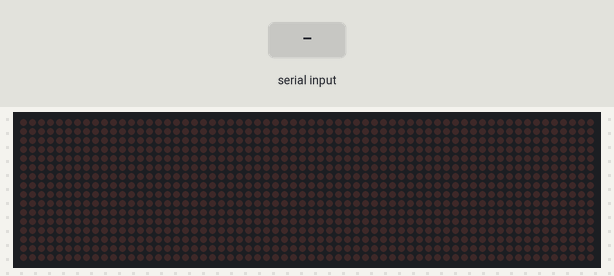
A sketch run on a simulated Arduino Uno, built with avr-gcc and run on an emulated ATmega328P. Parts: 64×16 LED matrix. The inputs (shaded band) are chosen by the test bench. What the sketch prints to the serial monitor is not drawn.

Above: at 1.2 s.
1.3 s: "+\n" received over Serial
2.8 s: "90/45\n" received over Serial
At 3.6 s:
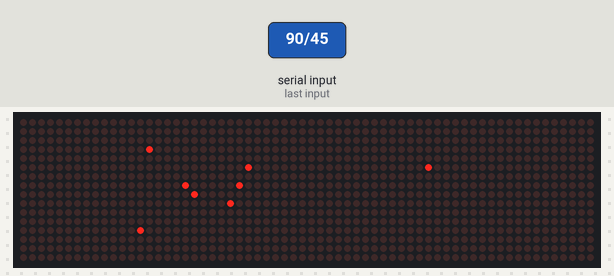
Timing chart, 0 to 5.8 s (numbered marks = the images above; inputs shaded):
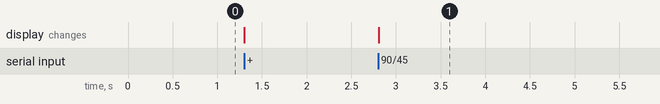

Measured:
- after the input at 2.8 s, the display: changes at once (image 1)

The sketch:

punchcard_display.ino
```cpp
#include <SPI.h>
#include <DMD2.h>

SoftDMD dmd(2, 1);  // Two 32x16 panels = 64x16

const int rows = 10;
const int boxTopY = 3;
const int colSpacing = 1;
String inputLine = "";

// Corrected punchDigits: One hole per digit at the correct row
const byte punchDigits[10][rows] = {
  {1,0,0,0,0,0,0,0,0,0}, // 0: hole at row 0
  {0,1,0,0,0,0,0,0,0,0}, // 1: hole at row 1
  {0,0,1,0,0,0,0,0,0,0}, // 2: hole at row 2
  {0,0,0,1,0,0,0,0,0,0}, // 3: hole at row 3
  {0,0,0,0,1,0,0,0,0,0}, // 4: hole at row 4
  {0,0,0,0,0,1,0,0,0,0}, // 5: hole at row 5
  {0,0,0,0,0,0,1,0,0,0}, // 6: hole at row 6
  {0,0,0,0,0,0,0,1,0,0}, // 7: hole at row 7
  {0,0,0,0,0,0,0,0,1,0}, // 8: hole at row 8
  {0,0,0,0,0,0,0,0,0,1}  // 9: hole at row 9
};

void drawDigitPunch(int digit, int xOffset) {
  if (digit < 0 || digit > 9) return;
  for (int y = 0; y < rows; y++)
    dmd.setPixel(xOffset, boxTopY + y, punchDigits[digit][y]);
}

// Rest of the code remains unchanged...

void drawPunchNumber(const char* number, int xStart, int maxWidth) {
  int i = 0;
  while (number[i] && (xStart + i * colSpacing) < (xStart + maxWidth)) {
    char ch = number[i];
    if (ch >= '0' && ch <= '9')
      drawDigitPunch(ch - '0', xStart + i * colSpacing);
    i++;
  }
}

void drawOperatorSymbol(char op, int x) {
  switch (op) {
    case '+':
      dmd.setPixel(x+1, boxTopY+3, 1);
      dmd.setPixel(x+1, boxTopY+4, 1);
      dmd.setPixel(x+1, boxTopY+5, 1);
      dmd.setPixel(x,   boxTopY+4, 1);
      dmd.setPixel(x+2, boxTopY+4, 1);
      break;
    case '-':
      dmd.setPixel(x,   boxTopY+4, 1);
      dmd.setPixel(x+1, boxTopY+4, 1);
      dmd.setPixel(x+2, boxTopY+4, 1);
      break;
    case '*':
      dmd.setPixel(x,   boxTopY+3, 1);
      dmd.setPixel(x+2, boxTopY+3, 1);
      dmd.setPixel(x+1, boxTopY+4, 1);
      dmd.setPixel(x,   boxTopY+5, 1);
      dmd.setPixel(x+2, boxTopY+5, 1);
      break;
    case '/':
      dmd.setPixel(x+2, boxTopY+2, 1);
      dmd.setPixel(x+1, boxTopY+4, 1);
      dmd.setPixel(x,   boxTopY+6, 1);
      break;
  }
}

void displayEquation(String num1, char op, String num2, String result) {
  dmd.clearScreen();
  int startX_input = 13;
  int startX_sum = 45;

  drawPunchNumber(num1.c_str(), startX_input + 0, 5);
  drawPunchNumber(num2.c_str(), startX_input + 5, 5);
  drawOperatorSymbol(op,        startX_input + 10);

  drawPunchNumber(result.c_str(), startX_sum, 64 - startX_sum);
}

String calculate(String num1, char op, String num2) {
  long a = num1.toInt();
  long b = num2.toInt();
  long result;

  if (op == '+') result = a + b;
  else if (op == '-') result = a - b;
  else if (op == '*') result = a * b;
  else if (op == '/') {
    if (b == 0) return "ERR";
    result = a / b;
  } else return "ERR";

  return String(result);
}

void parseAndDisplay(String input) {
  input.trim();
  int opIndex = input.indexOf('+');
  if (opIndex == -1) opIndex = input.indexOf('-');
  if (opIndex == -1) opIndex = input.indexOf('*');
  if (opIndex == -1) opIndex = input.indexOf('/');

  if (opIndex == -1 || opIndex == 0 || opIndex == input.length()-1) {
    displayEquation("0", '?', "0", "ERR");
    return;
  }

  String num1 = input.substring(0, opIndex);
  char op = input.charAt(opIndex);
  String num2 = input.substring(opIndex + 1);

  String result = calculate(num1, op, num2);
  displayEquation(num1, op, num2, result);
}

void setup() {
  Serial.begin(9600);
  dmd.begin();
  dmd.setBrightness(100);
  dmd.clearScreen();
  Serial.println("Punchcard Calculator Ready!");
  Serial.println("Enter expression like: 23+7 or 40/2");
}

void loop() {
  while (Serial.available()) {
    char c = Serial.read();
    if (c == '\n' || c == '\r') {
      if (inputLine.length() > 0) {
        parseAndDisplay(inputLine);
        inputLine = "";
      }
    } else {
      inputLine += c;
    }
  }
}
```
